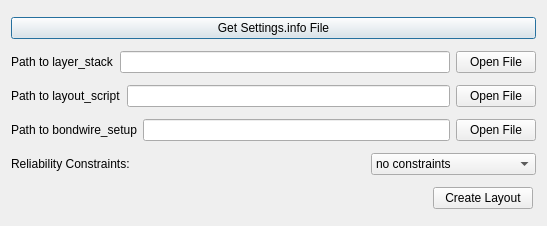
<?xml version="1.0" encoding="UTF-8"?>
<ui version="4.0">
 <class>Macro_Input_Paths</class>
 <widget class="QDialog" name="Macro_Input_Paths">
  <property name="geometry">
   <rect>
    <x>0</x>
    <y>0</y>
    <width>547</width>
    <height>226</height>
   </rect>
  </property>
  <property name="windowTitle">
   <string>Initial Structure and Layout</string>
  </property>
  <layout class="QGridLayout" name="gridLayout">
   <item row="0" column="0">
    <widget class="QPushButton" name="btn_get_settings">
     <property name="text">
      <string>Get Settings.info File</string>
     </property>
    </widget>
   </item>
   <item row="1" column="0">
    <layout class="QHBoxLayout" name="horizontalLayout_4">
     <item>
      <widget class="QLabel" name="label_4">
       <property name="text">
        <string>Path to layer_stack</string>
       </property>
      </widget>
     </item>
     <item>
      <widget class="QLineEdit" name="lineEdit_layer"/>
     </item>
     <item>
      <widget class="QPushButton" name="btn_open_layer_stack">
       <property name="sizePolicy">
        <sizepolicy hsizetype="Maximum" vsizetype="Fixed">
         <horstretch>0</horstretch>
         <verstretch>0</verstretch>
        </sizepolicy>
       </property>
       <property name="minimumSize">
        <size>
         <width>0</width>
         <height>0</height>
        </size>
       </property>
       <property name="maximumSize">
        <size>
         <width>85</width>
         <height>16777215</height>
        </size>
       </property>
       <property name="text">
        <string>Open File</string>
       </property>
      </widget>
     </item>
    </layout>
   </item>
   <item row="2" column="0">
    <layout class="QHBoxLayout" name="horizontalLayout_2">
     <item>
      <widget class="QLabel" name="label_2">
       <property name="text">
        <string>Path to layout_script</string>
       </property>
      </widget>
     </item>
     <item>
      <widget class="QLineEdit" name="lineEdit_layout"/>
     </item>
     <item>
      <widget class="QPushButton" name="btn_open_layout">
       <property name="sizePolicy">
        <sizepolicy hsizetype="Maximum" vsizetype="Fixed">
         <horstretch>0</horstretch>
         <verstretch>0</verstretch>
        </sizepolicy>
       </property>
       <property name="minimumSize">
        <size>
         <width>0</width>
         <height>0</height>
        </size>
       </property>
       <property name="maximumSize">
        <size>
         <width>85</width>
         <height>16777215</height>
        </size>
       </property>
       <property name="text">
        <string>Open File</string>
       </property>
      </widget>
     </item>
    </layout>
   </item>
   <item row="3" column="0">
    <layout class="QHBoxLayout" name="horizontalLayout_6">
     <item>
      <widget class="QLabel" name="label_5">
       <property name="text">
        <string>Path to bondwire_setup</string>
       </property>
      </widget>
     </item>
     <item>
      <widget class="QLineEdit" name="lineEdit_bondwire"/>
     </item>
     <item>
      <widget class="QPushButton" name="btn_open_bondwire">
       <property name="sizePolicy">
        <sizepolicy hsizetype="Maximum" vsizetype="Fixed">
         <horstretch>0</horstretch>
         <verstretch>0</verstretch>
        </sizepolicy>
       </property>
       <property name="minimumSize">
        <size>
         <width>0</width>
         <height>0</height>
        </size>
       </property>
       <property name="maximumSize">
        <size>
         <width>85</width>
         <height>16777215</height>
        </size>
       </property>
       <property name="text">
        <string>Open File</string>
       </property>
      </widget>
     </item>
    </layout>
   </item>
   <item row="4" column="0">
    <layout class="QHBoxLayout" name="horizontalLayout">
     <item>
      <widget class="QLabel" name="label">
       <property name="text">
        <string>Reliability Constraints:</string>
       </property>
      </widget>
     </item>
     <item>
      <spacer name="horizontalSpacer">
       <property name="orientation">
        <enum>Qt::Horizontal</enum>
       </property>
       <property name="sizeType">
        <enum>QSizePolicy::Maximum</enum>
       </property>
       <property name="sizeHint" stdset="0">
        <size>
         <width>250</width>
         <height>20</height>
        </size>
       </property>
      </spacer>
     </item>
     <item>
      <widget class="QComboBox" name="combo_reliability_constraints">
       <item>
        <property name="text">
         <string>no constraints</string>
        </property>
       </item>
       <item>
        <property name="text">
         <string>average case</string>
        </property>
       </item>
       <item>
        <property name="text">
         <string>worst case consideration</string>
        </property>
       </item>
      </widget>
     </item>
    </layout>
   </item>
   <item row="5" column="0">
    <layout class="QHBoxLayout" name="horizontalLayout_5">
     <item>
      <spacer name="horizontalSpacer_2">
       <property name="orientation">
        <enum>Qt::Horizontal</enum>
       </property>
       <property name="sizeType">
        <enum>QSizePolicy::Maximum</enum>
       </property>
       <property name="sizeHint" stdset="0">
        <size>
         <width>420</width>
         <height>20</height>
        </size>
       </property>
      </spacer>
     </item>
     <item>
      <widget class="QPushButton" name="btn_create_project">
       <property name="sizePolicy">
        <sizepolicy hsizetype="Maximum" vsizetype="Fixed">
         <horstretch>0</horstretch>
         <verstretch>0</verstretch>
        </sizepolicy>
       </property>
       <property name="maximumSize">
        <size>
         <width>100</width>
         <height>16777215</height>
        </size>
       </property>
       <property name="text">
        <string>Create Layout</string>
       </property>
      </widget>
     </item>
    </layout>
   </item>
  </layout>
 </widget>
 <resources/>
 <connections/>
</ui>
